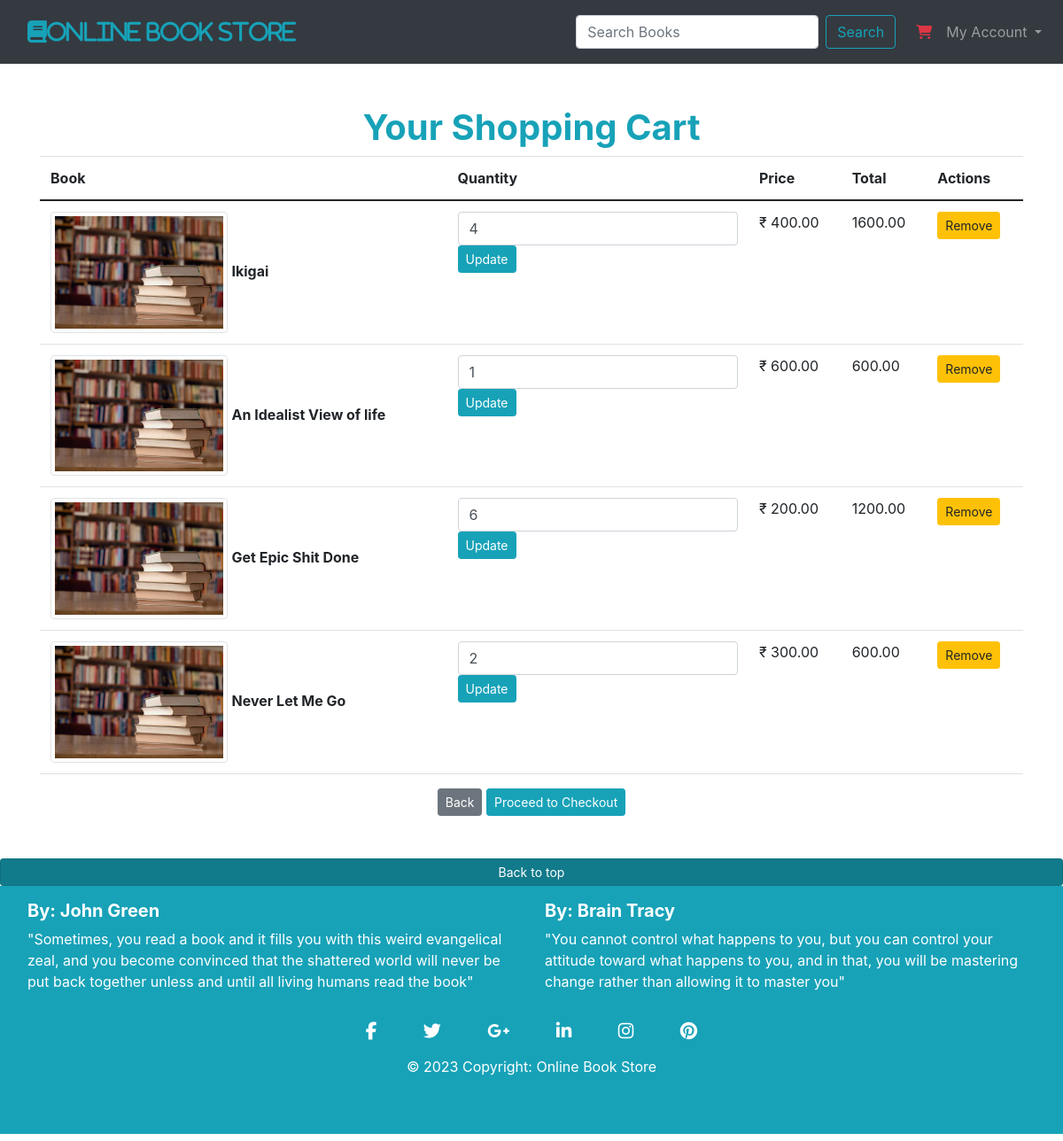
Page /viewcart (signed in) on the earlier database version.
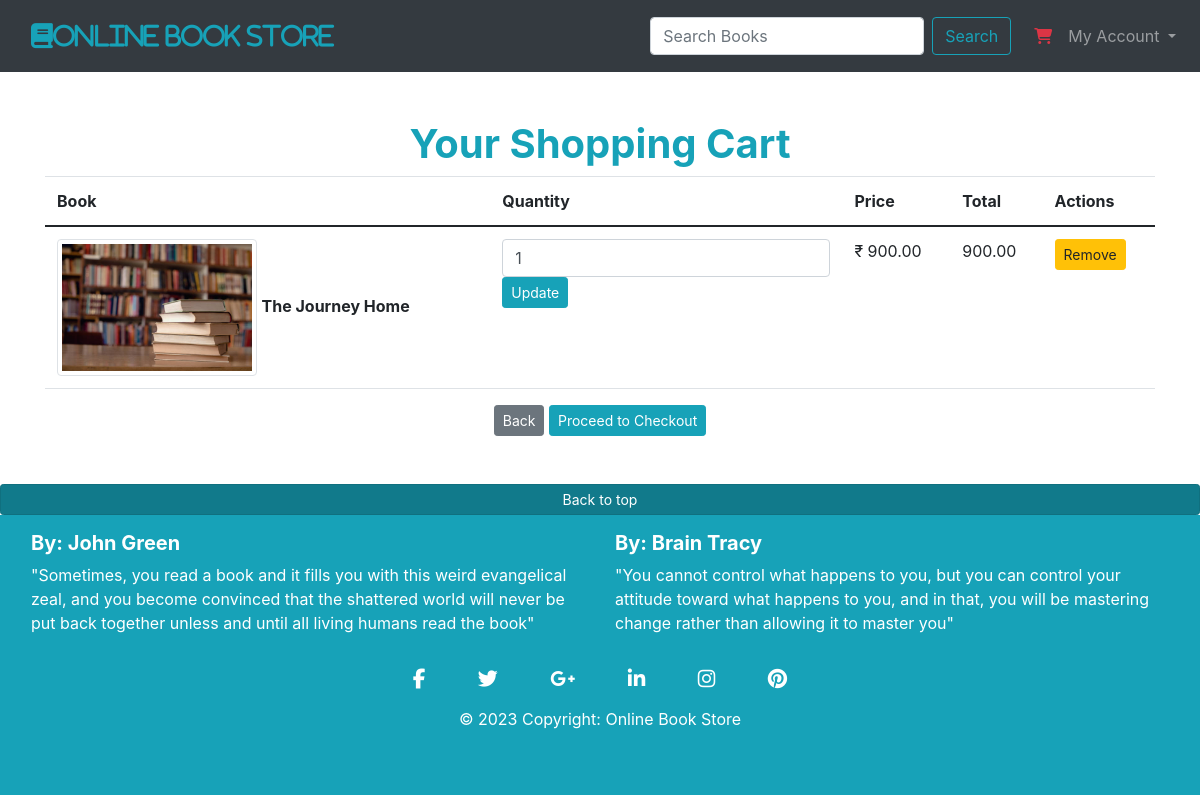
Same page on the later database version.
### cart/models.py (models this page shows, shortened)
class Cart(models.Model):
    user = models.ForeignKey(User, blank=True,null=True,on_delete=models.CASCADE)
    book = models.ForeignKey(Book,blank=True,null=True,on_delete=models.SET_NULL)
    quantity = models.PositiveIntegerField(default=1)
    date_added = models.DateTimeField(auto_now_add=True, blank=True, null=True)

class Book(models.Model):
    title = models.CharField(max_length=255)
    author = models.CharField(max_length=255)
    genre = models.ForeignKey(Genre,on_delete = models.SET_NULL, null=True, blank=True)
    price = models.DecimalField(max_digits=10,decimal_places=2)
    available_quantity = models.PositiveIntegerField()
    image = models.ImageField(upload_to='images/', height_field=None, width_field=None, max_length=None,blank=True,null = True)
    created_on = models.DateTimeField(auto_now_add=True, blank=True, null=True)
    updated_on = models.DateTimeField(auto_now=True, blank=True, null=True)
    slug = models.SlugField(unique=True,blank=True, null=True)
    avg_rating = models.FloatField(default=0)

### cart/views.py (the view)
# urls.py: path('viewcart', views.viewcart,name='viewcart'),
@login_required
def viewcart(request):
    cart_items = Cart.objects.filter(user=request.user).order_by('-date_added')
    cart_total = 0
    for item in cart_items:
        item.total_price = item.book.price * item.quantity
        cart_total += item.total_price
    return render(request, 'viewcart.html', {'cart_items': cart_items, 'cart_total': cart_total})

### cart/templates/viewcart.html (shortened to what this page needs)
{% extends "base.html" %}
{% block content %}
{% load static %}
<div class="container mt-4">
    <center><br/>
    <h1 class="text-info"><b>Your Shopping Cart</b></h1>
        {% if cart_items %}
        <div class='table-responsive-sm'>
        <table class="table">
            <thead>
                <tr>
                    <th>Book</th>
                    <th>Quantity</th>
                    <th>Price</th>
                    <th>Total</th>
                    <th>Actions</th>
                </tr>
            </thead>
            <tbody>
                {% for cart_item in cart_items %}
                    <tr>
                        <td>
                            <img src="{% static 'images/book.jpg' %}" alt="{{ item.book.title }}" class="img-thumbnail" width="200">
                            <span><b>{{ cart_item.book.title }}<b></span>
                        </td>
                        <td>
                            <form method="post" action="{% url 'update_cart' cart_item.id %}">
                                <input type="number" class="form-control" id="quantity" name="quantity" min="1" max="{{ book.available_quantity }}" value="{{ cart_item.quantity }}">
                                <button type="submit" class="btn btn-sm btn-info" >Update</button>
                            </form>
                        </td>
                        <td>&#8377; {{ cart_item.book.price }}</td>
                        <td>{{ cart_item.total_price }}</td>
                        <td><a class="btn btn-sm btn-warning" href="{% url 'remove_from_cart' cart_item.id %}">Remove</a></td>
                    </tr>
                {% endfor %}
            </tbody>
        </table>
    </div>
        <div class="text-center mt-3">
                <a href="{% url 'home'  %}"><button type="button" class="btn btn-sm btn-secondary">Back</button></a>
                <a class="btn btn-sm btn-info" href="{% url 'checkout'  %}">Proceed to Checkout</a>
        </div>
            {% else %}
                <p>Your Cart is Empty!</p>
                <a href="{% url 'home' %}" class="btn btn-sm btn-secondary">Home</a>
            {% endif %}
</div>
{% endblock %}

Differences in the rows shown:
removed Cart: book "Ikigai", quantity "4", book.price "400.00", total_price "1600.00"
removed Cart: book "An Idealist View of life", quantity "1", book.price "600.00", total_price "600.00"
removed Cart: book "Get Epic Shit Done", quantity "6", book.price "200.00", total_price "1200.00"
removed Cart: book "Never Let Me Go", quantity "2", book.price "300.00", total_price "600.00"
added Cart: book "The Journey Home", quantity "1", book.price "900.00", total_price "900.00"
